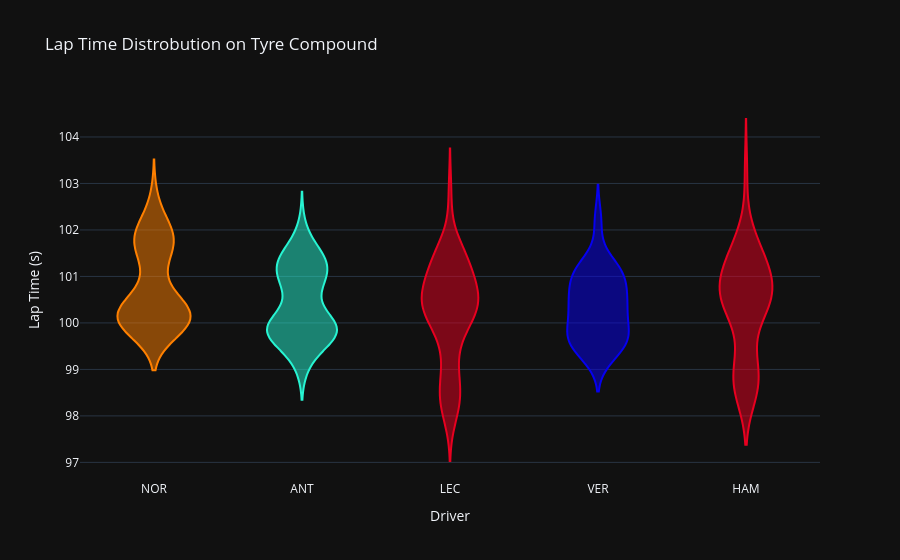

Write notebook code for a chart like this one.
### Code cell
violin = px.violin(
    lapsdf,
    x='Driver',
    y='LapTimeSeconds',
    color='Driver',
    color_discrete_map=driver_colors,
    points=False,
    violinmode='overlay',
    title='Lap Time Distrobution on Tyre Compound',
    labels={'LapTimeSeconds': 'Lap Time (s)', 'Driver': 'Driver'},
    template='plotly_dark'
)
violin.update_traces(showlegend=False)

### Figure 1 — Plotly figure (JSON) as saved in the notebook; plotly's stock layout.template omitted (floating-point values rounded to 4 significant figures)
{"data": [{"alignmentgroup": "True", "box": {"visible": false}, "hovertemplate": "Driver=%{x}<br>Lap Time (s)=%{y}<extra></extra>", "legendgroup": "NOR", "marker": {"color": "#ff8000"}, "name": "NOR", "offsetgroup": "NOR", "orientation": "v", "points": false, "scalegroup": "True", "showlegend": false, "type": "violin", "x": ["NOR", "NOR", "NOR", "NOR", "NOR", "NOR", "NOR", "NOR", "NOR", "NOR", "NOR", "NOR", "NOR", "NOR", "NOR", "NOR", "NOR", "NOR", "NOR", "NOR", "NOR", "NOR", "NOR", "NOR", "NOR", "NOR", "NOR", "NOR", "NOR", "NOR", "NOR", "NOR", "NOR", "NOR", "NOR", "NOR", "NOR", "NOR", "NOR", "NOR", "NOR", "NOR", "NOR", "NOR", "NOR", "NOR", "NOR", "NOR", "NOR", "NOR"], "x0": " ", "xaxis": "x", "y": [101.7, 101.3, 101.4, 101.8, 102.0, 101.3, 101.6, 101.9, 101.8, 101.8, 101.8, 102.0, 102.0, 102.4, 100.5, 99.9, 100.6, 100.2, 99.81, 100.1, 100.1, 99.98, 100.3, 100.1, 100.3, 100.2, 100.1, 100.0, 100.2, 100.3, 100.2, 99.98, 100.1, 100.0, 100.2, 99.86, 99.96, 100.2, 99.89, 99.81, 99.89, 100.3, 100.6, 102.7, 100.7, 100.5, 101.1, 101.7, 102.0, 101.6], "y0": " ", "yaxis": "y"}, {"alignmentgroup": "True", "box": {"visible": false}, "hovertemplate": "Driver=%{x}<br>Lap Time (s)=%{y}<extra></extra>", "legendgroup": "ANT", "marker": {"color": "#27f4d2"}, "name": "ANT", "offsetgroup": "ANT", "orientation": "v", "points": false, "scalegroup": "True", "showlegend": false, "type": "violin", "x": ["ANT", "ANT", "ANT", "ANT", "ANT", "ANT", "ANT", "ANT", "ANT", "ANT", "ANT", "ANT", "ANT", "ANT", "ANT", "ANT", "ANT", "ANT", "ANT", "ANT", "ANT", "ANT", "ANT", "ANT", "ANT", "ANT", "ANT", "ANT", "ANT", "ANT", "ANT", "ANT", "ANT", "ANT", "ANT", "ANT", "ANT", "ANT", "ANT", "ANT", "ANT", "ANT", "ANT", "ANT", "ANT", "ANT", "ANT", "ANT", "ANT", "ANT", "ANT", "ANT"], "x0": " ", "xaxis": "x", "y": [99.9, 100.7, 100.3, 100.9, 101.1, 101.0, 100.8, 100.8, 101.0, 101.4, 101.2, 101.7, 101.6, 101.5, 101.4, 101.3, 101.3, 101.4, 101.2, 101.0, 101.1, 101.1, 101.5, 99.76, 99.82, 100.0, 99.82, 100.5, 99.86, 99.8, 99.94, 99.86, 100.1, 99.9, 99.92, 99.78, 99.75, 99.84, 99.82, 99.8, 99.8, 99.53, 99.57, 100.1, 100.0, 99.77, 99.19, 99.64, 102.1, 99.23, 99.09, 100.6], "y0": " ", "yaxis": "y"}, {"alignmentgroup": "True", "box": {"visible": false}, "hovertemplate": "Driver=%{x}<br>Lap Time (s)=%{y}<extra></extra>", "legendgroup": "LEC", "marker": {"color": "#e80020"}, "name": "LEC", "offsetgroup": "LEC", "orientation": "v", "points": false, "scalegroup": "True", "showlegend": false, "type": "violin", "x": ["LEC", "LEC", "LEC", "LEC", "LEC", "LEC", "LEC", "LEC", "LEC", "LEC", "LEC", "LEC", "LEC", "LEC", "LEC", "LEC", "LEC", "LEC", "LEC", "LEC", "LEC", "LEC", "LEC", "LEC", "LEC", "LEC", "LEC", "LEC", "LEC", "LEC", "LEC", "LEC", "LEC", "LEC", "LEC", "LEC", "LEC", "LEC", "LEC", "LEC", "LEC", "LEC", "LEC", "LEC", "LEC", "LEC", "LEC", "LEC", "LEC", "LEC"], "x0": " ", "xaxis": "x", "y": [102.8, 100.8, 100.8, 100.8, 100.8, 101.5, 101.2, 101.1, 101.0, 101.3, 101.3, 101.4, 101.6, 101.7, 100.4, 99.75, 99.69, 100.2, 100.2, 99.92, 100.2, 100.2, 101.4, 101.3, 100.4, 100.4, 100.6, 100.1, 100.4, 101.2, 100.5, 100.4, 100.4, 100.5, 100.3, 100.5, 100.7, 98.33, 97.98, 98.21, 98.28, 98.6, 99.71, 100.5, 99.19, 98.8, 98.71, 98.46, 99.19, 98.32], "y0": " ", "yaxis": "y"}, {"alignmentgroup": "True", "box": {"visible": false}, "hovertemplate": "Driver=%{x}<br>Lap Time (s)=%{y}<extra></extra>", "legendgroup": "VER", "marker": {"color": "#0600ef"}, "name": "VER", "offsetgroup": "VER", "orientation": "v", "points": false, "scalegroup": "True", "showlegend": false, "type": "violin", "x": ["VER", "VER", "VER", "VER", "VER", "VER", "VER", "VER", "VER", "VER", "VER", "VER", "VER", "VER", "VER", "VER", "VER", "VER", "VER", "VER", "VER", "VER", "VER", "VER", "VER", "VER", "VER", "VER", "VER", "VER", "VER", "VER", "VER", "VER", "VER", "VER", "VER", "VER", "VER", "VER", "VER", "VER", "VER", "VER", "VER", "VER", "VER", "VER", "VER", "VER"], "x0": " ", "xaxis": "x", "y": [102.3, 100.6, 100.6, 101.0, 100.9, 100.9, 101.0, 101.2, 101.1, 101.3, 101.2, 102.1, 100.0, 100.3, 100.2, 99.87, 100.3, 100.7, 100.3, 100.3, 100.5, 100.3, 100.5, 100.9, 101.0, 101.1, 101.3, 100.9, 101.3, 99.31, 99.91, 99.39, 99.42, 99.55, 99.27, 99.62, 99.65, 99.67, 99.77, 99.67, 99.74, 100.0, 100.5, 99.7, 99.63, 100.3, 99.55, 99.23, 99.6, 100.0], "y0": " ", "yaxis": "y"}, {"alignmentgroup": "True", "box": {"visible": false}, "hovertemplate": "Driver=%{x}<br>Lap Time (s)=%{y}<extra></extra>", "legendgroup": "HAM", "marker": {"color": "#e80020"}, "name": "HAM", "offsetgroup": "HAM", "orientation": "v", "points": false, "scalegroup": "True", "showlegend": false, "type": "violin", "x": ["HAM", "HAM", "HAM", "HAM", "HAM", "HAM", "HAM", "HAM", "HAM", "HAM", "HAM", "HAM", "HAM", "HAM", "HAM", "HAM", "HAM", "HAM", "HAM", "HAM", "HAM", "HAM", "HAM", "HAM", "HAM", "HAM", "HAM", "HAM", "HAM", "HAM", "HAM", "HAM", "HAM", "HAM", "HAM", "HAM", "HAM", "HAM", "HAM", "HAM", "HAM", "HAM", "HAM", "HAM", "HAM", "HAM", "HAM", "HAM", "HAM", "HAM"], "x0": " ", "xaxis": "x", "y": [103.3, 101.0, 101.2, 101.1, 101.2, 101.4, 101.3, 101.6, 101.5, 101.6, 101.4, 101.7, 102.1, 101.0, 100.6, 100.3, 100.2, 100.5, 100.3, 100.8, 100.3, 100.4, 100.6, 100.6, 100.7, 100.7, 100.7, 100.4, 100.9, 100.6, 100.7, 100.4, 100.1, 100.5, 101.0, 101.7, 99.0, 99.56, 98.51, 99.38, 98.98, 98.9, 98.76, 98.72, 98.46, 98.76, 99.15, 98.63, 98.53, 98.53], "y0": " ", "yaxis": "y"}], "layout": {"legend": {"title": {"text": "Driver"}, "tracegroupgap": 0}, "title": {"text": "Lap Time Distrobution on Tyre Compound"}, "violinmode": "overlay", "xaxis": {"anchor": "y", "categoryarray": ["NOR", "ANT", "LEC", "VER", "HAM"], "categoryorder": "array", "domain": [0, 1], "title": {"text": "Driver"}}, "yaxis": {"anchor": "x", "domain": [0, 1], "title": {"text": "Lap Time (s)"}}}}
